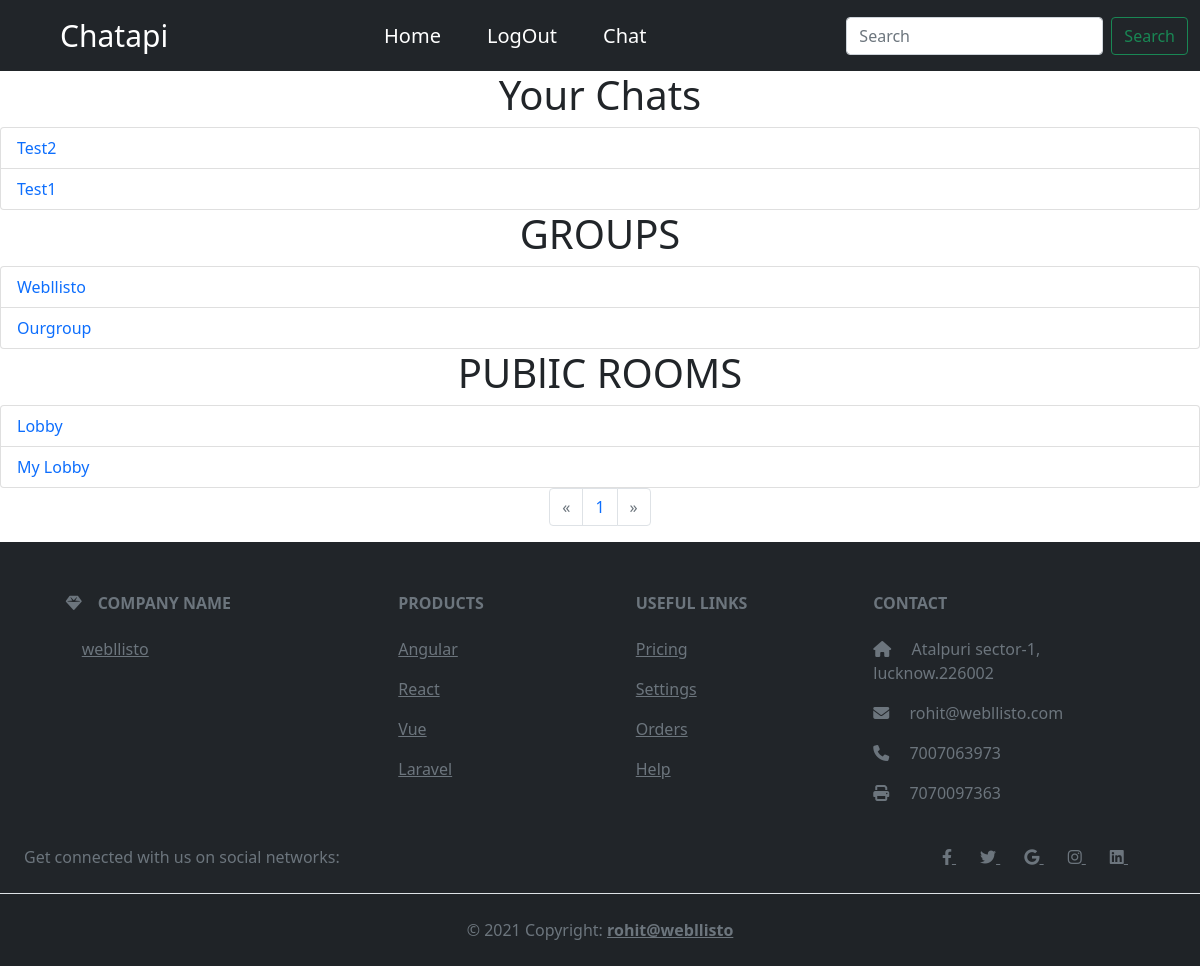
The app's page / (signed in) with its own data.
### chat/models.py (models this page shows, shortened)
class Room_users(models.Model):
    room = models.ForeignKey(Room, on_delete=models.CASCADE)
    user = models.ForeignKey(User, on_delete=models.CASCADE)
    is_admin = models.BooleanField(default=False)
    join_request_approved=models.BooleanField(null=True)

class Room(models.Model):
    name = models.CharField(max_length=255)
    is_private_group = models.BooleanField(default=False)
    is_single_user = models.BooleanField(default=False)

### home/views.py (the view)
# urls.py: path('',views.Index.as_view(),name='index'),
class Index(View):
    def get(self,request):
        if request.user.is_authenticated:
            room_public=Room.objects.filter(is_private_group=False,is_single_user=False)
            room_single=Room.objects.filter(is_single_user=True)
            room_group_private=Room.objects.filter(is_private_group=True)
            lst1=[]
            for i in room_group_private:
                if Room_users.objects.filter(room=i,user=request.user):
                    lst1.append(i)
            lst,lst2=[],{}
            for i in room_single:
                if Room_users.objects.filter(room=i,user=request.user):
                    all_users_inroom=Room_users.objects.filter(room=i)
                    lst.append(i)
                    lst2[i]=all_users_inroom
            paginator = Paginator(lst, 7)
            page_number = request.GET.get('page')
            page_obj = paginator.get_page(page_number)
            return render(request,'home/index.html',{'page_obj':page_obj,'room_public':room_public,'private_group':lst1,"all_user_inroom":lst2})
        else:
            return redirect('login')

### home/templates/home/index.html (shortened to what this page needs)
{% extends 'basic.html' %}
{% block content %}
<h1 style="text-align:center;">Your Chats</h1>
<ul class="list-group">
    {% if page_obj %}
    {% for i in page_obj %}
    <li class="list-group-item text-capitalize"><a href="chat/room1/{{i.name}}" class="text-decoration-none">
                {% for j,k in all_user_inroom.items %}
                {% if j == i %}
                    {% for l in k %}
                    {% if l.user != user %}
                    {{l.user}}
                    {% endif %}
                    {% endfor %}
                {% endif %}
                {% endfor %}
            <br>
        </a></li>
    {% endfor %}
    {% else %}
    <p class="text-capitalize text-center">you dont have any personal chats</p>
    {% endif %}
</ul>
<h1 style="text-align:center;">GROUPS</h1>
<ul class="list-group">
    {% if private_group %}
    {% for i in private_group %}
    <li class="list-group-item text-capitalize"><a href="chat/room1/{{i.name}}" class="text-decoration-none">
            {{i.name}}<br>
        </a></li>
    {% endfor %}
    {% else %}
    <p class="text-capitalize text-center">Your are not in any groups</p>
    {% endif %}
</ul>
<h1 style="text-align:center;">PUBlIC ROOMS</h1>
<ul class="list-group">
    {% if room_public %}
    {% for i in room_public|slice:"0:8" %}
    <li class="list-group-item text-capitalize"><a href="chat/room1/{{i.name}}" class="text-decoration-none">
            {{i.name}}<br>
        </a></li>
    {% endfor %}
    {% else %}
    <p class="text-capitalize text-center">no public rooms available</p>
    {% endif %}
</ul>
<nav aria-label="Page navigation example">
    <ul class="pagination justify-content-center">
        {% if page_obj.has_previous %}
        <li class="page-item "><a class="page-link" href="?page=1">&laquo</a></li>
        <li class="page-item"><a class="page-link"
                href="?page={{page_obj.previous_page_number}}">{{page_obj.previous_page_number}}
            </a></li>
        {% else %}
        <li class="page-item disabled"><a class="page-link" href="#">&laquo</a></li>
        {% endif %}
        <li class="page-item"><a class="page-link" href="?page={{page_obj.number}}">{{page_obj.number}}
            </a></li>
        {% if page_obj.has_next %}
        <li class="page-item"><a class="page-link"
                href="?page={{page_obj.next_page_number}}">{{page_obj.next_page_number}}
            </a></li>
        <li class="page-item "><a class="page-link" href="?page={{page_obj.paginator.num_pages}}">&raquo</a>
        </li>
        {% else %}
        <li class="page-item disabled"><a class="page-link" href="#">
                &raquo</a>
        </li>
        {% endif %}
    </ul>
</nav>
{% endblock %}

### template/basic.html (style rules this page uses)
* { text-decoration: none; list-style: none; }

### records on screen
Room_users: user "Test2"
Room_users: user "Test1"
Room: name "Webllisto"
Room: name "Ourgroup"
Room: name "Lobby"
Room: name "My Lobby"

### other values on screen
{{ page_obj.number }} "1"
